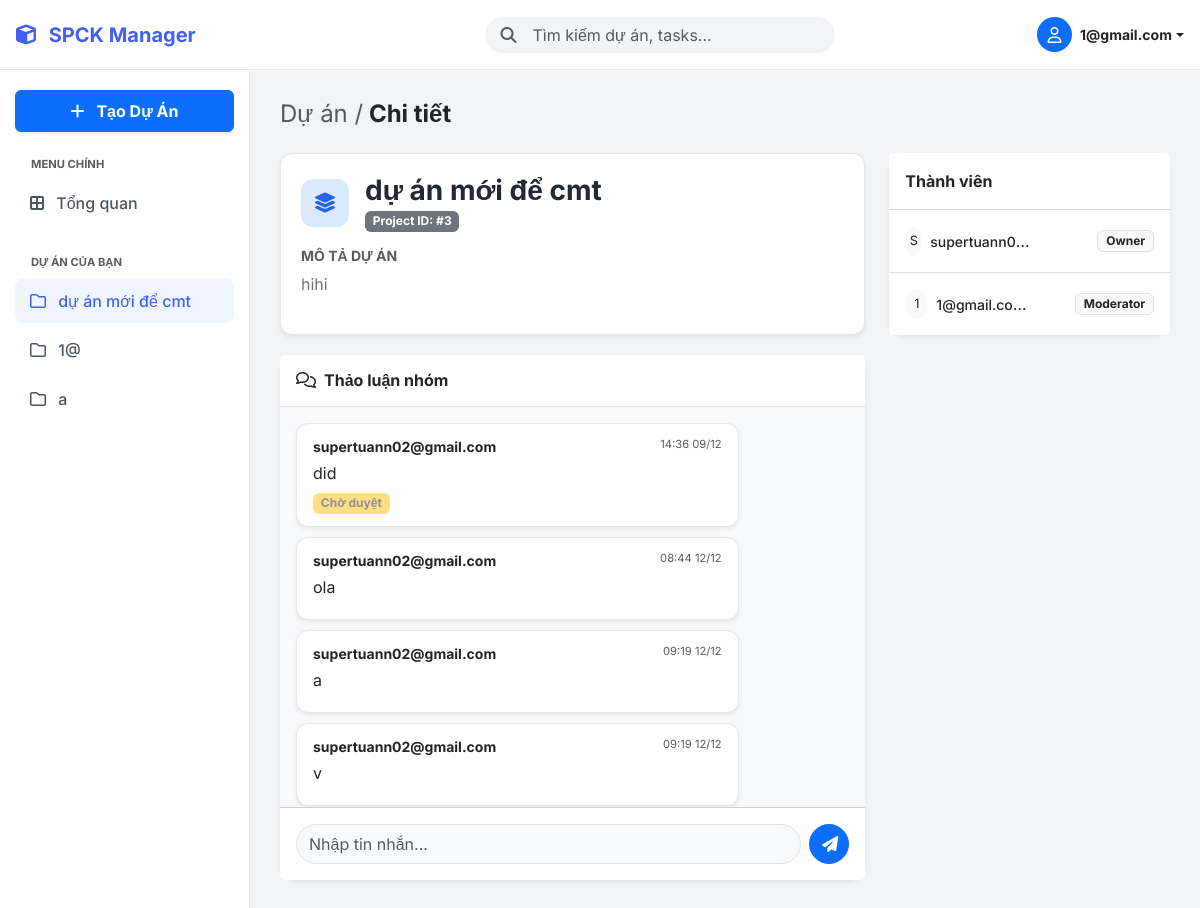
The page /dashboard.php?view_project_id=3 (signed in) on the database its author committed.
### tables this page shows
CREATE TABLE `projects` (
  `id` int NOT NULL,
  `title` varchar(255) NOT NULL,
  `description` text,
  `created_at` timestamp NOT NULL DEFAULT CURRENT_TIMESTAMP
);

CREATE TABLE `comments` (
  `id` int NOT NULL,
  `project_id` int DEFAULT NULL,
  `user_id` int DEFAULT NULL,
  `content` text,
  `created_at` timestamp NOT NULL DEFAULT CURRENT_TIMESTAMP,
  `is_approved` tinyint(1) DEFAULT '0'
);

CREATE TABLE `users` (
  `id` int NOT NULL,
  `email` varchar(255) NOT NULL,
  `password` varchar(255) NOT NULL,
  `registered_at` timestamp NOT NULL DEFAULT CURRENT_TIMESTAMP,
  `role` enum('user','admin') DEFAULT 'user',
  `status` tinyint DEFAULT '1'
);

CREATE TABLE `project_members` (
  `user_id` int NOT NULL,
  `project_id` int NOT NULL,
  `role` enum('viewer','contributor','moderator','owner') DEFAULT 'viewer'
);

### dashboard.php (the view, shortened to what the rows shown need)
<?php
require 'config.php';
$user_id = $_SESSION['user_id'];
$all_projects = [];
if (isset($_GET['q']) && !empty($_GET['q'])) {
    $search_query = trim($_GET['q']);
    $term = "%" . $search_query . "%";
    $stmt_search = $conn->prepare("SELECT * FROM projects WHERE title LIKE ? OR description LIKE ? ORDER BY created_at DESC");
    $stmt_search->bind_param("ss", $term, $term);
    $stmt_search->execute();
    $all_projects = $stmt_search->get_result()->fetch_all(MYSQLI_ASSOC);
} else {
    $all_projects = $conn->query("SELECT * FROM projects ORDER BY created_at DESC")->fetch_all(MYSQLI_ASSOC);
}
$stmt_my_pj = $conn->prepare("SELECT p.id, p.title FROM projects p JOIN project_members pm ON p.id = pm.project_id WHERE pm.user_id = ?");
$stmt_my_pj->bind_param("i", $user_id);
$stmt_my_pj->execute();
$my_projects_list = $stmt_my_pj->get_result()->fetch_all(MYSQLI_ASSOC);
$view_project_id = isset($_GET['view_project_id']) ? $_GET['view_project_id'] : null;
$projects_to_show = [];
if ($view_project_id) {
    $stmt_one = $conn->prepare("SELECT * FROM projects WHERE id = ?");
    $stmt_one->bind_param("i", $view_project_id);
    $stmt_one->execute();
    $res_one = $stmt_one->get_result();
    if($res_one->num_rows > 0) {
        $projects_to_show[] = $res_one->fetch_assoc();
    }
} else {
    $projects_to_show = $all_projects;
}
$my_roles = [];
$stmt = $conn->prepare("SELECT project_id, role FROM project_members WHERE user_id = ?");
$stmt->bind_param("i", $user_id);
$stmt->execute();
$res = $stmt->get_result();
while ($row = $res->fetch_assoc()) $my_roles[$row['project_id']] = strtolower(trim($row['role']));
$my_requests = [];
$stmt = $conn->prepare("SELECT project_id, status FROM project_requests WHERE user_id = ?");
$stmt->bind_param("i", $user_id);
$stmt->execute();
$res = $stmt->get_result();
while ($row = $res->fetch_assoc()) $my_requests[$row['project_id']] = $row['status'];
$comments = $conn->query("
    SELECT c.*, u.email, pm.role as author_role
    FROM comments c
    JOIN users u ON c.user_id = u.id
    LEFT JOIN project_members pm ON c.user_id = pm.user_id AND c.project_id = pm.project_id
    ORDER BY c.created_at ASC
")->fetch_all(MYSQLI_ASSOC);
?>
<!DOCTYPE html>
<html lang="vi">
<head>
    <link href="https://cdn.jsdelivr.net/npm/bootstrap@5.3.0/dist/css/bootstrap.min.css" rel="stylesheet">
    <link rel="stylesheet" href="https://cdnjs.cloudflare.com/ajax/libs/font-awesome/6.4.0/css/all.min.css">
</head>
<body>
    <nav class="sidebar">
        <div class="nav flex-column">
            <?php foreach($my_projects_list as $mp): ?>
                <a class="nav-link <?= ($view_project_id == $mp['id']) ? 'active' : '' ?>" href="dashboard.php?view_project_id=<?= $mp['id'] ?>">
                    <i class="fa-regular fa-folder me-2"></i> <?= htmlspecialchars($mp['title']) ?>
                </a>
            <?php endforeach; ?>
        </div>
    </nav>
    <main class="main-content">
        <?php if (empty($projects_to_show)): ?>
            <div class="text-center py-5 text-muted">
                <i class="fa-solid fa-magnifying-glass fa-2x mb-3 opacity-25"></i>
                <p>Không tìm thấy dự án nào.</p>
            </div>
        <?php else: ?>
            <?php if (!$view_project_id): ?>
                <div class="row g-4">
                    <?php foreach ($projects_to_show as $pj):
                        $pj_id = $pj['id'];
                        $my_role = $my_roles[$pj_id] ?? null;
                        $icon_bg = ($pj_id % 2 == 0) ? 'icon-blue' : (($pj_id % 3 == 0) ? 'icon-green' : 'icon-purple');
                        $icon_class = ($pj_id % 2 == 0) ? 'fa-layer-group' : 'fa-cube';
                        $badge_cls = match($my_role) {
                            'owner' => 'badge-owner', 'moderator' => 'badge-mod', 'contributor' => 'badge-contrib', default => 'badge-viewer'
                        };
                    ?>
                    <div class="col-md-6 col-xl-4">
                        <div class="project-card p-4 h-100 d-flex flex-column position-relative">
                            <div class="d-flex align-items-start mb-3">
                                <div class="project-icon <?= $icon_bg ?>">
                                    <i class="fa-solid <?= $icon_class ?>"></i>
                                </div>
                                <div class="flex-grow-1">
                                    <h5 class="fw-bold text-dark mb-1 text-truncate"><?= htmlspecialchars($pj['title']) ?></h5>
                                    <div class="text-muted small"><i class="fa-regular fa-clock me-1"></i> <?= date('d/m/Y', strtotime($pj['created_at'])) ?></div>
                                </div>
                                <?php if($my_role): ?>
                                    <span class="badge-role <?= $badge_cls ?>"><?= ucfirst($my_role) ?></span>
                                <?php endif; ?>
                            </div>
                            <div class="mt-auto pt-3 border-top d-flex justify-content-between align-items-center">
                                <div class="d-flex align-items-center">
                                    <div class="bg-secondary text-white rounded-circle small d-flex align-items-center justify-content-center border border-white" style="width:24px;height:24px;font-size:10px;">A</div>
                                    <div class="bg-primary text-white rounded-circle small d-flex align-items-center justify-content-center border border-white ms-n2" style="width:24px;height:24px;font-size:10px;">B</div>
                                    <span class="ms-2 small text-muted">Thành viên</span>
                                </div>
                                <?php if ($my_role): ?>
                                    <a href="dashboard.php?view_project_id=<?= $pj_id ?>" class="btn btn-sm btn-primary rounded-pill px-3 fw-bold stretched-link">
                                        Vào dự án <i class="fa-solid fa-arrow-right ms-1"></i>
                                    </a>
                                <?php else: ?>
                                    <?php if (isset($my_requests[$pj_id]) && $my_requests[$pj_id] == 'pending'): ?>
                                        <button class="btn btn-sm btn-secondary rounded-pill disabled">Đã xin vào</button>
                                    <?php else: ?>
                                        <form method="POST" class="position-relative z-2">
                                            <input type="hidden" name="request_access" value="1">
                                            <input type="hidden" name="project_id" value="<?= $pj_id ?>">
                                            <button class="btn btn-sm btn-outline-primary rounded-pill">Xin tham gia</button>
                                        </form>
                                    <?php endif; ?>
                                <?php endif; ?>
                            </div>
                        </div>
                    </div>
                    <?php endforeach; ?>
                </div>
            <?php else:
                $pj = $projects_to_show[0];
                $pj_id = $pj['id'];
                $my_role = $my_roles[$pj_id] ?? null;
                $can_access = in_array($my_role, ['owner', 'moderator', 'contributor', 'viewer']);
            ?>
                <?php if($can_access): ?>
                    <div class="row">
                        <div class="col-lg-8">
                            <div class="description-box shadow-sm">
                                <div class="d-flex align-items-center mb-3">
                                    <div class="project-icon icon-blue me-3"><i class="fa-solid fa-layer-group"></i></div>
                                    <div>
                                        <h3 class="fw-bold m-0"><?= htmlspecialchars($pj['title']) ?></h3>
                                        <span class="badge bg-secondary">Project ID: #<?= $pj_id ?></span>
                                    </div>
                                </div>
                                <h6 class="text-uppercase text-muted fw-bold small mb-2">Mô tả dự án</h6>
                                <p class="text-secondary" style="line-height: 1.6;">
                                    <?= nl2br(htmlspecialchars($pj['description'])) ?>
                                </p>
                            </div>
                            <div class="card border-0 shadow-sm rounded-4">
                                <div class="card-header bg-white border-bottom py-3">
                                    <h6 class="m-0 fw-bold"><i class="fa-regular fa-comments me-2"></i>Thảo luận nhóm</h6>
                                </div>
                                <div class="card-body bg-light" style="max-height: 400px; overflow-y: auto;">
                                    <?php
                                    foreach ($comments as $cmt):
                                        if ($cmt['project_id'] == $pj_id):
                                            $is_approved = $cmt['is_approved'];
                                            $is_mine = ($cmt['user_id'] == $user_id);
                                            if ($is_approved == 1 || $my_role == 'owner' || $my_role == 'moderator' || $is_mine):
                                                $bubble_cls = $is_mine ? 'mine' : 'other';
                                    ?>
                                        <div class="chat-bubble <?= $bubble_cls ?> shadow-sm">
                                            <div class="d-flex justify-content-between mb-1">
                                                <small class="fw-bold <?= $is_mine ? 'text-primary' : 'text-dark' ?>"><?= htmlspecialchars($cmt['email']) ?></small>
                                                <small class="text-muted" style="font-size:0.7em"><?= date('H:i d/m', strtotime($cmt['created_at'])) ?></small>
                                            </div>
                                            <div class="text-dark"><?= htmlspecialchars($cmt['content']) ?></div>
                                            <div class="mt-2 d-flex justify-content-end gap-2 opacity-50 hover-opacity-100">
                                                <?php if($is_approved == 0): ?><span class="badge bg-warning text-dark me-auto">Chờ duyệt</span><?php endif; ?>
                                            </div>
                                        </div>
                                    <?php endif; endif; endforeach; ?>
                                </div>
                                <div class="card-footer bg-white p-3">
                                    <?php if (in_array($my_role, ['owner', 'moderator', 'contributor'])): ?>
                                        <form method="POST" class="d-flex gap-2">
                                            <input type="text" name="content" class="form-control rounded-pill bg-light" placeholder="Nhập tin nhắn..." required>
                                            <button class="btn btn-primary rounded-circle" style="width: 40px; height: 40px;"><i class="fa-solid fa-paper-plane"></i></button>
                                        </form>
                                    <?php else: ?>
                                        <div class="text-center small text-muted">Chế độ xem (Viewer) không thể chat.</div>
                                    <?php endif; ?>
                                </div>
                            </div>
                        </div>
                        <div class="col-lg-4">
                            <div class="card border-0 shadow-sm rounded-4 mb-3">
                                <div class="card-header bg-white fw-bold py-3">Thành viên</div>
                                <ul class="list-group list-group-flush">
                                    <?php
                                    $stmt_mem = $conn->prepare("SELECT u.email, pm.role FROM project_members pm JOIN users u ON pm.user_id = u.id WHERE pm.project_id = ? ORDER BY FIELD(pm.role, 'owner', 'moderator', 'contributor', 'viewer')");
                                    $stmt_mem->bind_param("i", $pj_id);
                                    $stmt_mem->execute();
                                    $mems = $stmt_mem->get_result()->fetch_all(MYSQLI_ASSOC);
                                    foreach($mems as $m):
                                    ?>
                                    <li class="list-group-item d-flex justify-content-between align-items-center py-3">
                                        <div class="d-flex align-items-center text-truncate" style="max-width: 50%;">
                                            <div class="bg-light rounded-circle text-center me-2" style="width:30px;height:30px;line-height:30px;font-size:0.8em">
                                                <?= strtoupper(substr($m['email'],0,1)) ?>
                                            </div>
                                            <div class="text-truncate">
                                                <span class="small fw-medium"><?= htmlspecialchars($m['email']) ?></span>
                                            </div>
                                        </div>
                                        <div class="d-flex align-items-center">
                                            <?php
                                            if ($my_role == 'owner' && $m['role'] != 'owner'):
                                            ?>
                                                <form method="POST" class="d-flex align-items-center gap-1">
                                                    <input type="hidden" name="update_member_role" value="1">
                                                    <input type="hidden" name="project_id" value="<?= $pj_id ?>">
                                                    <input type="hidden" name="target_email" value="<?= $m['email'] ?>">
                                                    <select name="role" class="form-select form-select-sm py-0 px-2 shadow-none border-0 bg-light fw-bold text-dark"
                                                            style="font-size: 0.75rem; width: auto; height: 26px; background-image: none; cursor: pointer; text-align: center;"
                                                            onchange="this.form.submit()">
                                                        <option value="moderator" <?= $m['role'] == 'moderator' ? 'selected' : '' ?>>Moderator</option>
                                                        <option value="contributor" <?= $m['role'] == 'contributor' ? 'selected' : '' ?>>Contributor</option>
                                                        <option value="viewer" <?= $m['role'] == 'viewer' ? 'selected' : '' ?>>Viewer</option>
                                                    </select>
                                                </form>
                                            <?php else: ?>
                                                <span class="badge bg-light text-dark border"><?= ucfirst($m['role']) ?></span>
                                            <?php endif; ?>
                                        </div>
                                    </li>
                                    <?php endforeach; ?>
                                </ul>
                            </div>
                        </div>
                    </div>
                <?php else: ?>
                    <div class="alert alert-danger">Bạn không có quyền truy cập dự án này.</div>
                <?php endif; ?>
            <?php endif; ?>
        <?php endif; ?>
    </main>
</body>
</html>

### rows shown on the page
projects: title "dự án mới để cmt", id "3", description "hihi"
projects: title "1@"
projects: title "a"
comments: user.email "supertuann02@gmail.com", created_at "14:36 09/12", content "did", is_approved "Chờ duyệt"
comments: user.email "supertuann02@gmail.com", created_at "08:44 12/12", content "ola"
comments: user.email "supertuann02@gmail.com", created_at "09:19 12/12", content "a"
comments: user.email "supertuann02@gmail.com", created_at "09:19 12/12", content "v"
project_members: user.email "S", user.email "supertuann…", role "Owner"
project_members: user.email "1", user.email "1@gmail.co…", role "Moderator"

### other values the page prints
$_SESSION['user_email'] "1@gmail.com"
